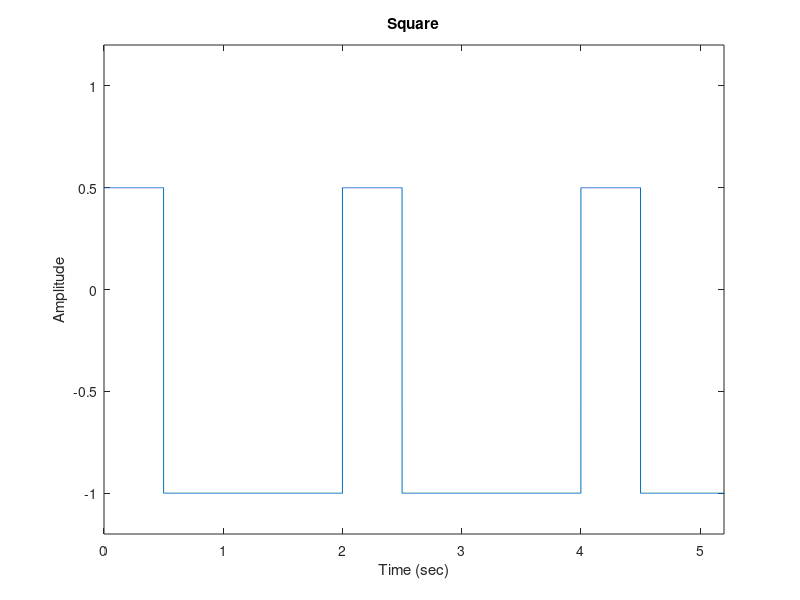

Here is the MATLAB script that generated this plot:
function Tema1()

fs = 5000;
t = 0:1/fs:100;

x2 = square(pi*t,25);

for i = 1:1:length(x2)
   if x2(i) > 0
       x2(i) = x2(i)/2;
   end
end

plot(t,x2)
axis([0 5.2 -1.2 1.2])
xlabel('Time (sec)')
ylabel('Amplitude')
title('Square')

end